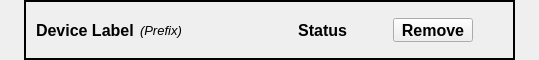
<?xml version="1.0" encoding="UTF-8"?>
<ui version="4.0">
 <class>Form</class>
 <widget class="QWidget" name="Form">
  <property name="geometry">
   <rect>
    <x>0</x>
    <y>0</y>
    <width>539</width>
    <height>60</height>
   </rect>
  </property>
  <property name="sizePolicy">
   <sizepolicy hsizetype="Preferred" vsizetype="Preferred">
    <horstretch>0</horstretch>
    <verstretch>0</verstretch>
   </sizepolicy>
  </property>
  <property name="minimumSize">
   <size>
    <width>539</width>
    <height>60</height>
   </size>
  </property>
  <property name="windowTitle">
   <string>Form</string>
  </property>
  <layout class="QHBoxLayout" name="horizontalLayout_3">
   <property name="leftMargin">
    <number>0</number>
   </property>
   <property name="topMargin">
    <number>0</number>
   </property>
   <property name="rightMargin">
    <number>0</number>
   </property>
   <property name="bottomMargin">
    <number>0</number>
   </property>
   <item>
    <layout class="QHBoxLayout" name="widget_layout" stretch="0">
     <property name="spacing">
      <number>2</number>
     </property>
     <item>
      <widget class="QFrame" name="frame">
       <property name="sizePolicy">
        <sizepolicy hsizetype="Fixed" vsizetype="Fixed">
         <horstretch>0</horstretch>
         <verstretch>0</verstretch>
        </sizepolicy>
       </property>
       <property name="minimumSize">
        <size>
         <width>491</width>
         <height>60</height>
        </size>
       </property>
       <property name="frameShape">
        <enum>QFrame::Box</enum>
       </property>
       <property name="lineWidth">
        <number>2</number>
       </property>
       <layout class="QHBoxLayout" name="horizontalLayout">
        <property name="leftMargin">
         <number>0</number>
        </property>
        <property name="topMargin">
         <number>0</number>
        </property>
        <property name="rightMargin">
         <number>0</number>
        </property>
        <property name="bottomMargin">
         <number>0</number>
        </property>
        <item>
         <layout class="QGridLayout" name="gridLayout" columnstretch="0,0,0,1,0,0,0,0">
          <item row="0" column="2">
           <widget class="QLabel" name="prefix_label">
            <property name="font">
             <font>
              <pointsize>10</pointsize>
              <italic>true</italic>
             </font>
            </property>
            <property name="text">
             <string>(Prefix)</string>
            </property>
           </widget>
          </item>
          <item row="0" column="4">
           <widget class="QLabel" name="state_label">
            <property name="font">
             <font>
              <pointsize>12</pointsize>
              <weight>75</weight>
              <bold>true</bold>
             </font>
            </property>
            <property name="text">
             <string>Status</string>
            </property>
            <property name="alignment">
             <set>Qt::AlignRight|Qt::AlignTrailing|Qt::AlignVCenter</set>
            </property>
           </widget>
          </item>
          <item row="0" column="5">
           <spacer name="horizontalSpacer">
            <property name="orientation">
             <enum>Qt::Horizontal</enum>
            </property>
            <property name="sizeType">
             <enum>QSizePolicy::Expanding</enum>
            </property>
            <property name="sizeHint" stdset="0">
             <size>
              <width>40</width>
              <height>20</height>
             </size>
            </property>
           </spacer>
          </item>
          <item row="0" column="6">
           <widget class="QPushButton" name="remove_button">
            <property name="sizePolicy">
             <sizepolicy hsizetype="Fixed" vsizetype="Maximum">
              <horstretch>0</horstretch>
              <verstretch>5</verstretch>
             </sizepolicy>
            </property>
            <property name="minimumSize">
             <size>
              <width>80</width>
              <height>24</height>
             </size>
            </property>
            <property name="maximumSize">
             <size>
              <width>100</width>
              <height>24</height>
             </size>
            </property>
            <property name="font">
             <font>
              <pointsize>12</pointsize>
              <weight>75</weight>
              <bold>true</bold>
             </font>
            </property>
            <property name="text">
             <string>Remove</string>
            </property>
            <property name="default">
             <bool>false</bool>
            </property>
            <property name="flat">
             <bool>false</bool>
            </property>
           </widget>
          </item>
          <item row="0" column="1">
           <widget class="QLabel" name="name_label">
            <property name="font">
             <font>
              <pointsize>12</pointsize>
              <weight>75</weight>
              <bold>true</bold>
             </font>
            </property>
            <property name="text">
             <string>Device Label</string>
            </property>
           </widget>
          </item>
          <item row="0" column="7">
           <spacer name="horizontalSpacer_3">
            <property name="orientation">
             <enum>Qt::Horizontal</enum>
            </property>
            <property name="sizeType">
             <enum>QSizePolicy::Fixed</enum>
            </property>
            <property name="sizeHint" stdset="0">
             <size>
              <width>40</width>
              <height>10</height>
             </size>
            </property>
           </spacer>
          </item>
          <item row="0" column="0">
           <spacer name="horizontalSpacer_2">
            <property name="orientation">
             <enum>Qt::Horizontal</enum>
            </property>
            <property name="sizeType">
             <enum>QSizePolicy::Fixed</enum>
            </property>
            <property name="sizeHint" stdset="0">
             <size>
              <width>10</width>
              <height>20</height>
             </size>
            </property>
           </spacer>
          </item>
          <item row="0" column="3">
           <spacer name="horizontalSpacer_4">
            <property name="orientation">
             <enum>Qt::Horizontal</enum>
            </property>
            <property name="sizeType">
             <enum>QSizePolicy::MinimumExpanding</enum>
            </property>
            <property name="sizeHint" stdset="0">
             <size>
              <width>5</width>
              <height>20</height>
             </size>
            </property>
           </spacer>
          </item>
         </layout>
        </item>
       </layout>
      </widget>
     </item>
    </layout>
   </item>
  </layout>
 </widget>
 <resources/>
 <connections/>
</ui>
